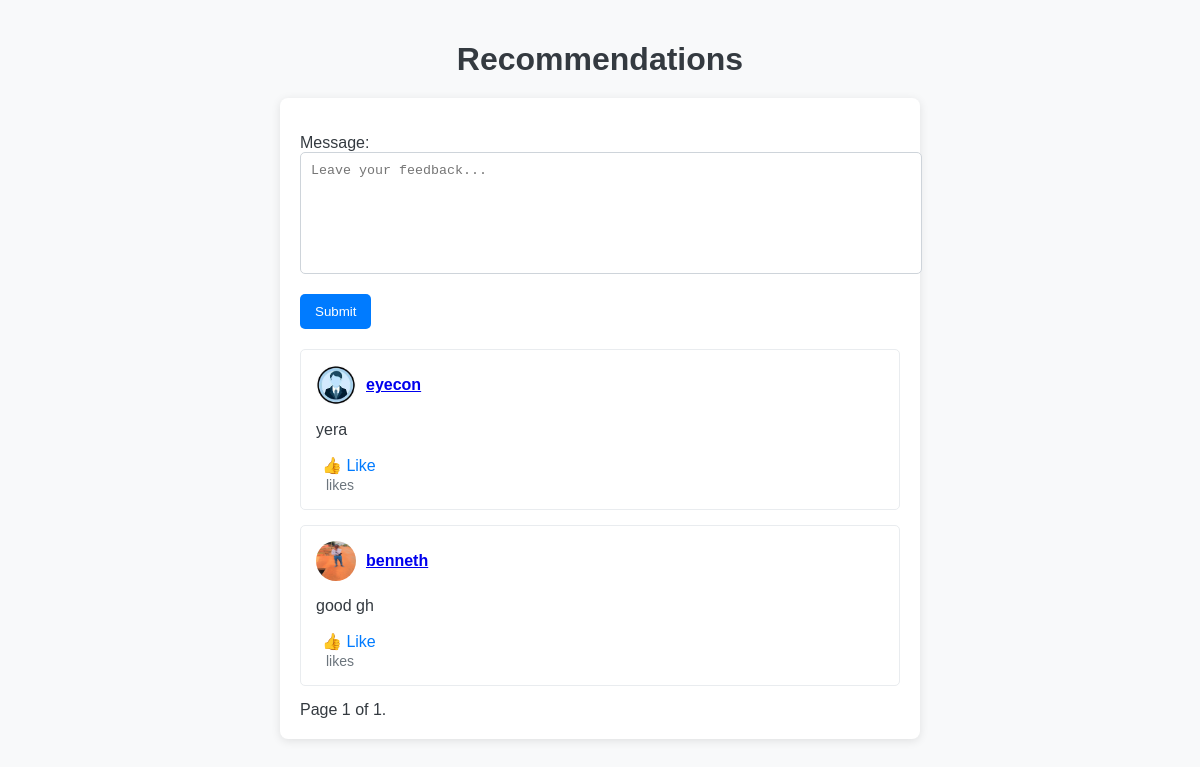
The page /feedback/ on the database its author committed.
### blog/models.py (models this page shows, shortened)
class Feedback(models.Model):
    user = models.ForeignKey(User, on_delete=models.CASCADE)
    message = models.TextField()  # Changed from 'content' to 'message'
    created_at = models.DateTimeField(default=timezone.now)
    updated_at = models.DateTimeField(auto_now=True)

class Profile(models.Model):
    user = models.OneToOneField(User, on_delete=models.CASCADE)
    bio = models.TextField(blank=True)
    contact = models.CharField(max_length=15, blank=True)
    first_name = models.CharField(max_length=50)
    other_name = models.CharField(max_length=50, blank=True)
    surname = models.CharField(max_length=50)
    picture = models.ImageField(upload_to='profile_pictures/', default='profile_pictures/default-profile.png')
    followers = models.ManyToManyField(User, related_name='following', blank=True)
    following_count = models.PositiveIntegerField(default=0)  # Following count
    followers = models.ManyToManyField(User, related_name='following', blank=True)

### blog/views.py (the view)
# urls.py: path('feedback/', views.feedback_view, name='feedback_view'),  # Separate path for feedback
def feedback_view(request):
    feedback_list = Feedback.objects.all().order_by('-created_at')
    paginator = Paginator(feedback_list, 5)  # Show 5 feedback per page
    page_number = request.GET.get('page')
    feedback_page = paginator.get_page(page_number)
    if request.method == "POST":
        form = FeedbackForm(request.POST)
        if form.is_valid():
            feedback = form.save(commit=False)
            feedback.user = request.user  # Set the user
            feedback.save()
            return redirect('blog:feedback_view')  # Redirect after POST
    else:
        form = FeedbackForm()
    context = {
        'form': form,
        'recommendations': feedback_page,
    }
    return render(request, 'feedback.html', context)

### blog/forms.py
class FeedbackForm(forms.ModelForm):
    class Meta:
        model = Feedback
        fields = ['message']
        widgets = {
            'message': forms.Textarea(attrs={'placeholder': 'Leave your feedback...'}),
        }

### blog/templates/feedback.html (shortened to what this page needs)
<!DOCTYPE html>
<html lang="en">
<head>
</head>
<body>
<h1>Recommendations</h1>
<div class="feedback-container">
    <div class="feedback-form">
        <form method="POST">
            {{ form.as_p }}
            <button type="submit">Submit</button>
        </form>
    </div>
    <div id="recommendations">
        {% for rec in recommendations %}
            <div class="recommendation">
                <div class="recommendation-header">
                    <img src="{{ rec.user.profile.picture.url }}" alt="{{ rec.user.username }}'s Profile Picture">
                    <a href="{% url 'blog:user_profile' rec.user.username %}">
                        <strong>{{ rec.user.username }}</strong>
                    </a>
                </div>
                <p>{{ rec.message }}</p>
                <form class="like-form" data-id="{{ rec.pk }}" method="POST">
                    <button type="button" class="like-button" data-id="{{ rec.pk }}">
                        👍 Like
                    </button>
                </form>
                <span class="like-count" id="like-count-{{ rec.pk }}">{{ rec.likes.count }} likes</span>
            </div>
        {% empty %}
            <p>No recommendations yet.</p>
        {% endfor %}
    </div>
    <div class="pagination">
        <span class="step-links">
            <span class="current">
                Page {{ recommendations.number }} of {{ recommendations.paginator.num_pages }}.
            </span>
        </span>
    </div>
</div>
</body>
</html>

### blog/templates/feedback.html (style rules this page uses)
body { font-family: Arial, sans-serif; margin: 0; padding: 20px; background-color: #f8f9fa; color: #343a40; }
h1 { text-align: center; margin-bottom: 20px; }
.feedback-container { max-width: 600px; margin: 0 auto; background: white; padding: 20px; border-radius: 8px; box-shadow: 0 2px 10px rgba(0, 0, 0, 0.1); }
.feedback-form { margin-bottom: 20px; }
.feedback-form textarea { width: 100%; height: 100px; padding: 10px; border-radius: 5px; border: 1px solid #ced4da; resize: none; }
.feedback-form button { background-color: #007bff; color: white; border: none; padding: 10px 15px; border-radius: 5px; cursor: pointer; transition: background-color 0.3s; }
.recommendation { border: 1px solid #e9ecef; padding: 15px; margin: 15px 0; border-radius: 5px; }
.recommendation-header { display: flex; align-items: center; margin-bottom: 10px; }
.recommendation-header img { width: 40px; height: 40px; border-radius: 50%; margin-right: 10px; }
.like-button { background-color: transparent; border: none; color: #007bff; cursor: pointer; font-size: 16px; transition: color 0.3s; }
.like-count { margin-left: 10px; font-size: 14px; color: #6c757d; }

### rows shown on the page
Feedback: user.profile.picture (picture), user.username "eyecon", message "yera"
Feedback: user.profile.picture (picture), user.username "benneth", message "good gh"

### other values the page prints
{{ recommendations.number }} "1"
{{ recommendations.paginator.num_pages }} "1"
